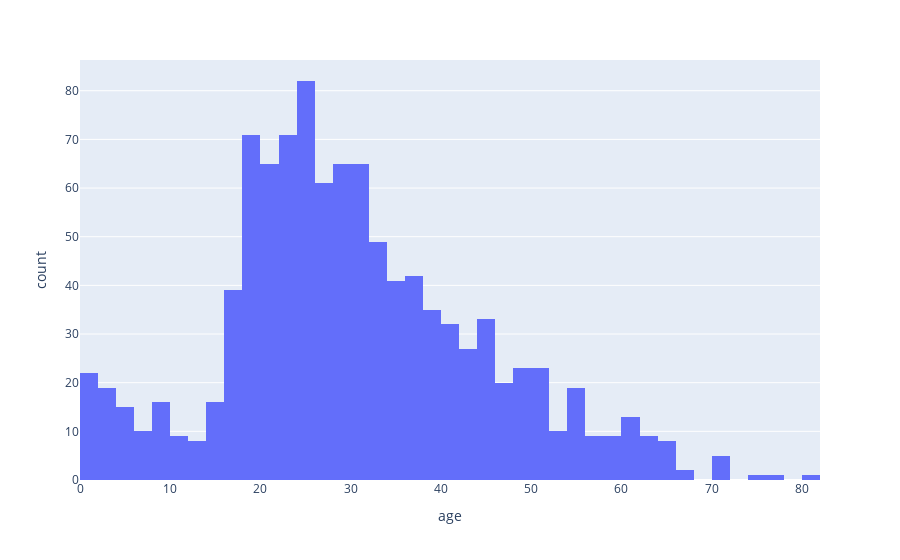

Source (notebook cell):
### Code cell
import plotly_express as px

fig = px.histogram(titanic, x='age')
fig.show()

### Figure 1 — Plotly figure (JSON) as saved in the notebook; plotly's stock layout.template omitted (floating-point values rounded to 4 significant figures; data arrays with more than 128 entries replaced by an {"elided": "..."} marker saying what was removed)
{"data": [{"alignmentgroup": "True", "bingroup": "x", "hovertemplate": "age=%{x}<br>count=%{y}<extra></extra>", "legendgroup": "", "marker": {"color": "#636efa", "pattern": {"shape": ""}}, "name": "", "offsetgroup": "", "orientation": "v", "showlegend": false, "type": "histogram", "x": {"elided": "1309 float values"}, "xaxis": "x", "yaxis": "y"}], "layout": {"barmode": "relative", "legend": {"tracegroupgap": 0}, "margin": {"t": 60}, "xaxis": {"anchor": "y", "domain": [0, 1], "title": {"text": "age"}}, "yaxis": {"anchor": "x", "domain": [0, 1], "title": {"text": "count"}}}}
